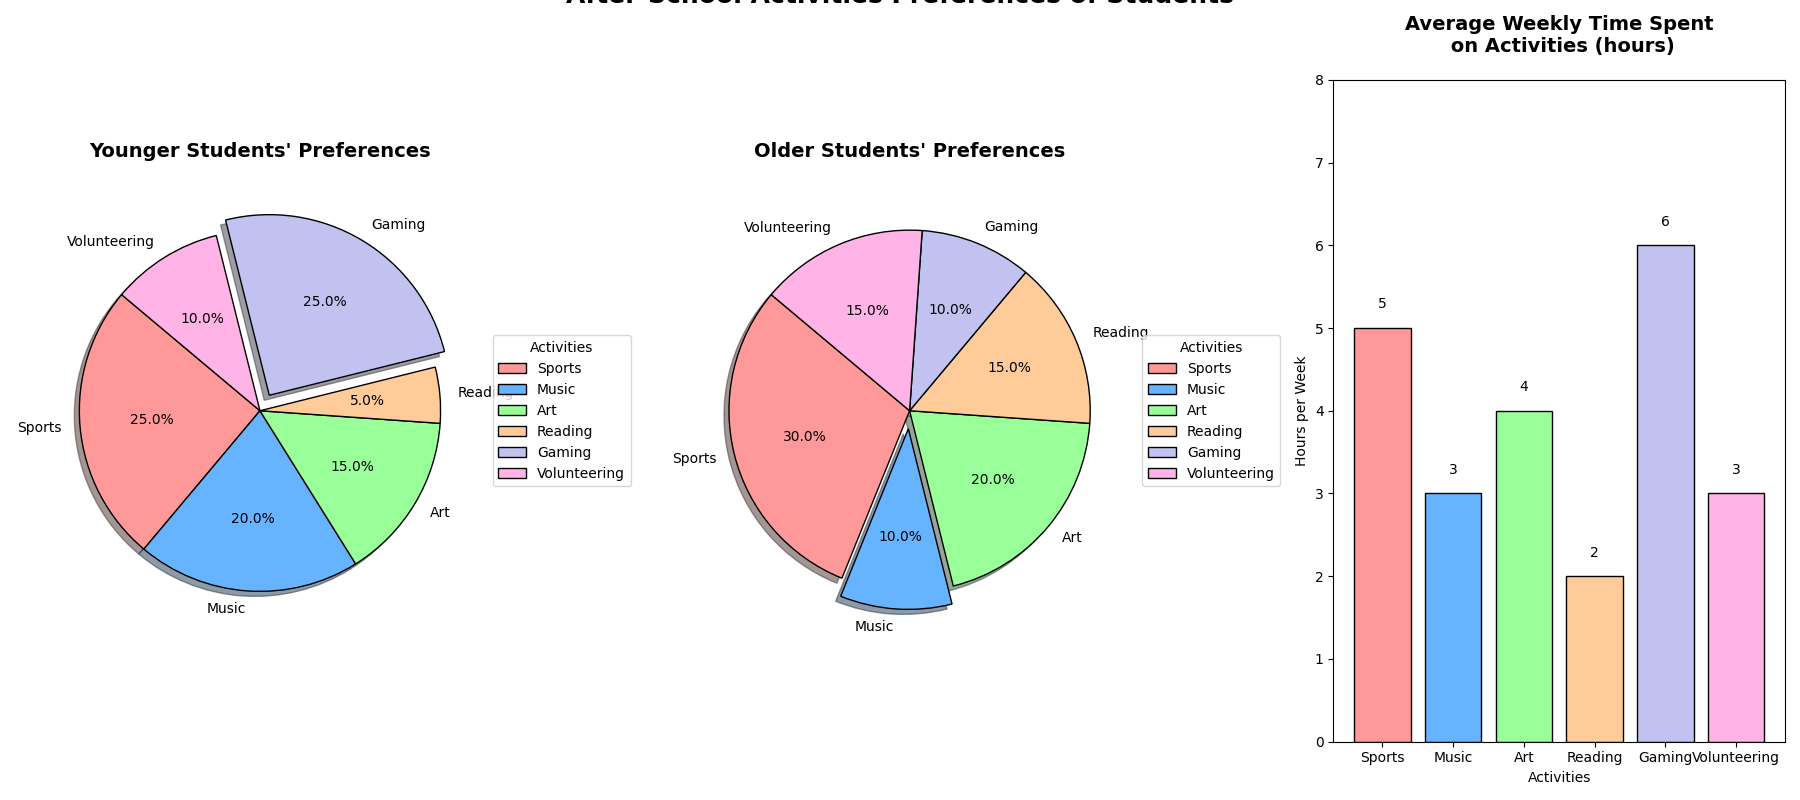

Generate this figure with Python:
import matplotlib.pyplot as plt

# Data about students' preference for after-school activities
activities = ['Sports', 'Music', 'Art', 'Reading', 'Gaming', 'Volunteering']
percentages1 = [25, 20, 15, 5, 25, 10]
percentages2 = [30, 10, 20, 15, 10, 15]

# Number of hours students spend on these activities per week
hours_spent = [5, 3, 4, 2, 6, 3]

# Colors for each activity category
colors = ['#ff9999', '#66b3ff', '#99ff99', '#ffcc99', '#c2c2f0', '#ffb3e6']

# Explode the 'Gaming' slice for emphasis in one of the pies
explode1 = (0, 0, 0, 0, 0.1, 0)
explode2 = (0, 0.1, 0, 0, 0, 0)

# Create a figure with three subplots (2 pie charts and 1 bar chart)
fig, (ax1, ax2, ax3) = plt.subplots(1, 3, figsize=(18, 8))

# Pie chart for younger students' after-school activities preferences
wedges1, texts1, autotexts1 = ax1.pie(
    percentages1,
    explode=explode1,
    labels=activities,
    colors=colors,
    autopct='%1.1f%%',
    startangle=140,
    wedgeprops=dict(edgecolor='black'),
    shadow=True
)
for autotext in autotexts1:
    autotext.set_color('black')
    autotext.set_fontsize(10)
ax1.set_title("Younger Students' Preferences", fontsize=14, fontweight='bold', pad=20)
ax1.legend(wedges1, activities, title="Activities", loc='center left', bbox_to_anchor=(1, 0.5))

# Pie chart for older students' after-school activities preferences
wedges2, texts2, autotexts2 = ax2.pie(
    percentages2,
    explode=explode2,
    labels=activities,
    colors=colors,
    autopct='%1.1f%%',
    startangle=140,
    wedgeprops=dict(edgecolor='black'),
    shadow=True
)
for autotext in autotexts2:
    autotext.set_color('black')
    autotext.set_fontsize(10)
ax2.set_title("Older Students' Preferences", fontsize=14, fontweight='bold', pad=20)
ax2.legend(wedges2, activities, title="Activities", loc='center left', bbox_to_anchor=(1, 0.5))

# Bar chart for average time spent on activities
bars = ax3.bar(activities, hours_spent, color=colors, edgecolor='black')
ax3.set_title("Average Weekly Time Spent\n on Activities (hours)", fontsize=14, fontweight='bold', pad=20)
ax3.set_xlabel("Activities")
ax3.set_ylabel("Hours per Week")
ax3.set_ylim(0, max(hours_spent) + 2)

# Adding value labels on top of each bar
for bar in bars:
    yval = bar.get_height()
    ax3.text(bar.get_x() + bar.get_width()/2, yval + 0.2, f'{yval}', ha='center', va='bottom')

# Adjust layout to prevent text overlapping
plt.tight_layout()

# Show the plot
plt.suptitle("After-School Activities Preferences of Students", fontsize=18, fontweight='bold', y=1.02)
plt.show()
